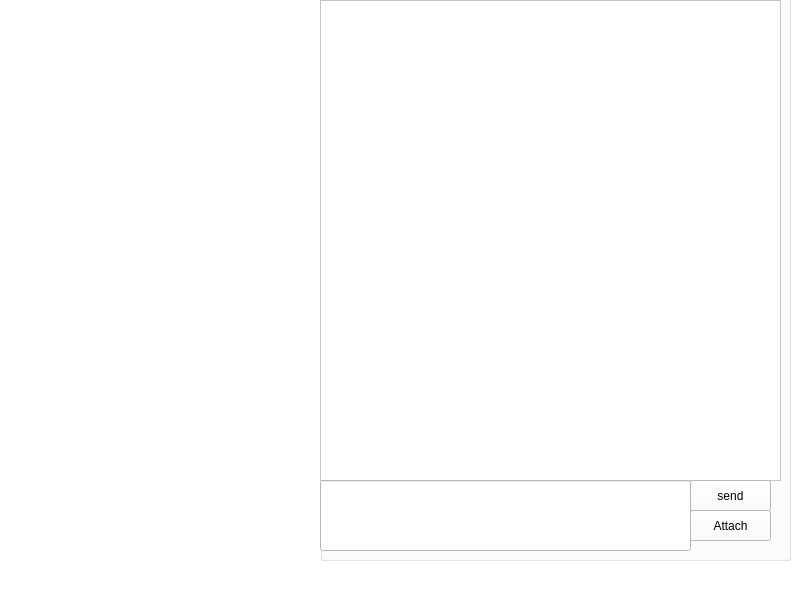
<?xml version="1.0" encoding="UTF-8"?>
<ui version="4.0">
 <class>page5_client</class>
 <widget class="QMainWindow" name="page5_client">
  <property name="geometry">
   <rect>
    <x>0</x>
    <y>0</y>
    <width>800</width>
    <height>600</height>
   </rect>
  </property>
  <property name="windowTitle">
   <string>MainWindow</string>
  </property>
  <property name="styleSheet">
   <string notr="true">background-color: rgb(255, 255, 255);</string>
  </property>
  <widget class="QWidget" name="centralwidget">
   <widget class="QGroupBox" name="groupBox">
    <property name="geometry">
     <rect>
      <x>320</x>
      <y>-20</y>
      <width>471</width>
      <height>581</height>
     </rect>
    </property>
    <property name="title">
     <string>GroupBox</string>
    </property>
    <widget class="QTextBrowser" name="textBrowser_receivedMessages">
     <property name="geometry">
      <rect>
       <x>0</x>
       <y>20</y>
       <width>461</width>
       <height>481</height>
      </rect>
     </property>
    </widget>
    <widget class="QLineEdit" name="lineEdit_message">
     <property name="geometry">
      <rect>
       <x>0</x>
       <y>500</y>
       <width>371</width>
       <height>71</height>
      </rect>
     </property>
    </widget>
    <widget class="QPushButton" name="pushButton_sendAttachment">
     <property name="geometry">
      <rect>
       <x>370</x>
       <y>500</y>
       <width>81</width>
       <height>31</height>
      </rect>
     </property>
     <property name="text">
      <string>send</string>
     </property>
    </widget>
    <widget class="QPushButton" name="pushButton_sendMessage">
     <property name="geometry">
      <rect>
       <x>370</x>
       <y>530</y>
       <width>81</width>
       <height>31</height>
      </rect>
     </property>
     <property name="text">
      <string>Attach</string>
     </property>
    </widget>
   </widget>
  </widget>
  <widget class="QMenuBar" name="menubar">
   <property name="geometry">
    <rect>
     <x>0</x>
     <y>0</y>
     <width>800</width>
     <height>22</height>
    </rect>
   </property>
  </widget>
  <widget class="QStatusBar" name="statusbar"/>
 </widget>
 <resources/>
 <connections/>
</ui>
